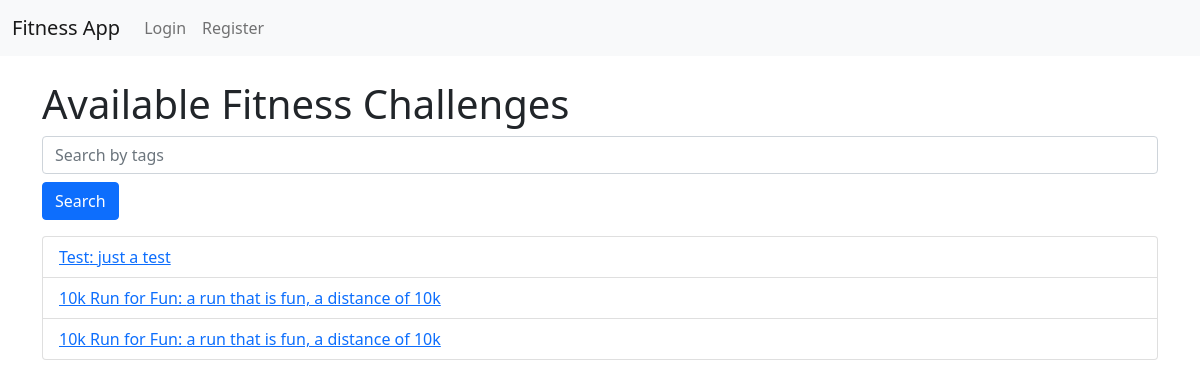
The page / on the database its author committed.
### models.py (models this page shows)
class Challenge(db.Model):
    id = db.Column(db.Integer, primary_key=True)
    user_id = db.Column(db.Integer, db.ForeignKey('user.id'), nullable=True)
    challenge_type = db.Column(db.String(80), nullable=False)
    image = db.Column(db.String(200), nullable=True)
    description = db.Column(db.Text, nullable=False)
    tags = db.Column(db.String(200), nullable=True)
    created_at = db.Column(db.DateTime, default=func.now())
    goals = db.relationship('Goal', backref='challenge', lazy=True, cascade="all, delete-orphan")
    badges = db.relationship('ChallengeBadge', backref='challenge', lazy=True, cascade="all, delete-orphan")
    chat_messages = db.relationship('ChatMessage', backref='challenge', lazy=True, cascade="all, delete-orphan")
    statuses = db.relationship('UserChallengeStatus', backref='challenge', lazy=True, cascade="all, delete-orphan")
    completions = db.relationship('CompletedChallenge', backref='challenge', lazy=True, cascade="all, delete-orphan")
    favorites = db.relationship('Favorite', backref='challenge', lazy=True, cascade="all, delete-orphan")

### routes/challenge_routes.py (the view, shortened to what this page needs)
@challenge_bp.route('/')
def index():
    challenges = Challenge.query.order_by(Challenge.created_at.desc()).all()
    user_badges = []
    return render_template('index.html', challenges=challenges, user_badges=user_badges)

### templates/index.html (shortened to what this page needs)
{% extends "layout.html" %}
{% block content %}
  <h1>Available Fitness Challenges</h1>
  <form method="get" action="{{ url_for('challenge_bp.search') }}" class="mb-3">
    <input type="text" name="query" placeholder="Search by tags" class="form-control">
    <button type="submit" class="btn btn-primary mt-2">Search</button>
  </form>
  <ul class="list-group">
    {% for challenge in challenges %}
      <li class="list-group-item">
        <a href="{{ url_for('challenge_bp.challenge', challenge_id=challenge.id) }}">
          {{ challenge.challenge_type }}: {{ challenge.description }}
        </a>
      </li>
    {% endfor %}
  </ul>
{% endblock %}

### rows shown on the page
Challenge: challenge_type "Test", description "just a test"
Challenge: challenge_type "10k Run for Fun", description "a run that is fun, a distance of 10k"
Challenge: challenge_type "10k Run for Fun", description "a run that is fun, a distance of 10k"
